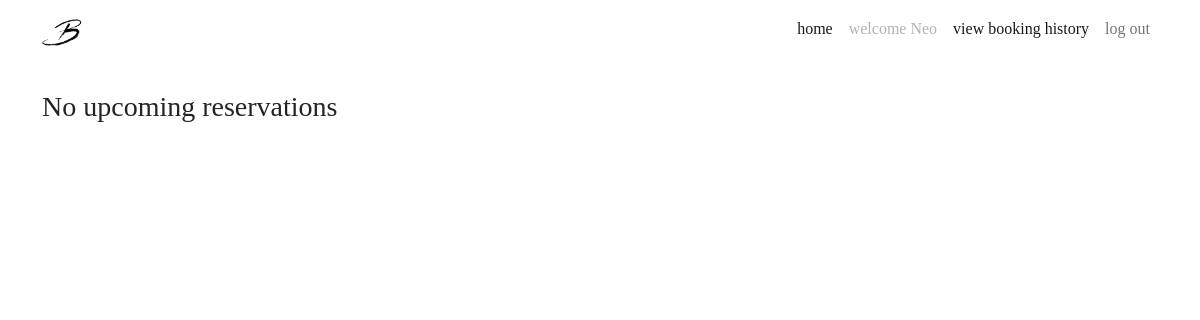
/bookings (signed in), run on an earlier commit of the app's database.
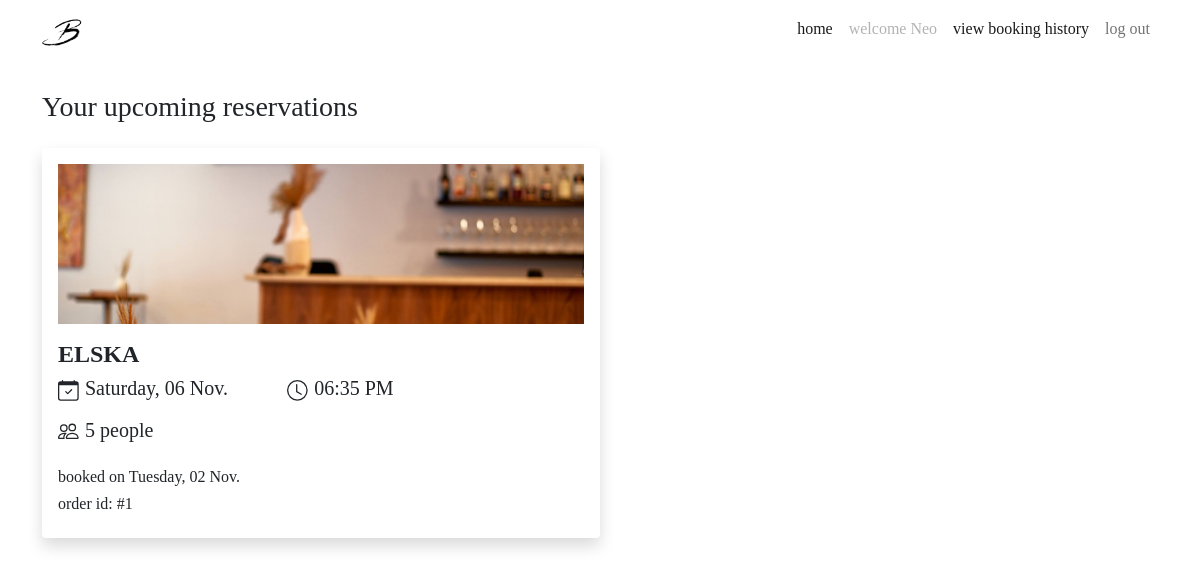
And on a later commit of the database.
### website/models.py (models this page shows, shortened)
class User(db.Model, UserMixin):
    __tablename__ = 'users'  # good practice to specify table name
    __table_args__ = {'extend_existing': True}
    id = db.Column(db.Integer, primary_key=True)
    name = db.Column(db.String(100), index=True, unique=True, nullable=False)
    password_hash = db.Column(db.String(255), nullable=False)
    email = db.Column(db.String(100), index=True, nullable=False)
    phone_number = db.Column(db.String(10), nullable=True)
    image = db.Column(db.String(400), nullable=False, default="/static/image/account.png")
    comments = db.relationship('Comment', backref='user')
    reservations = db.relationship('Reservation', backref='user')
    restaurants = db.relationship('Restaurant', backref='user')

class Reservation(db.Model):
    __tablename__ = 'reservations'
    __table_args__ = {'extend_existing': True}
    reservation_id = db.Column(db.Integer, primary_key=True)
    quantity = db.Column(db.Integer, nullable=False)
    reservation_time = db.Column(db.DateTime, default=datetime.now())
    reservation_created = db.Column(db.DateTime, default=datetime.now())
    order = db.Column(db.String(300))
    restaurant_id = db.Column(db.Integer, db.ForeignKey('restaurants.restaurant_id'))
    id = db.Column(db.Integer, db.ForeignKey('users.id'))
    reservations = db.relationship('ReservationStatus', backref='reservation')

class Restaurant(db.Model):
    __tablename__ = 'restaurants'
    __table_args__ = {'extend_existing': True}
    restaurant_id = db.Column(db.Integer, primary_key=True)
    name = db.Column(db.String(100), nullable=False)
    street = db.Column(db.String(150), nullable=False)
    suburb = db.Column(db.String(50), nullable=False)
    max_reservations = db.Column(db.Integer)
    caption = db.Column(db.String(200), nullable=False)
    description = db.Column(db.String(400), nullable=False)
    price = db.Column(db.Integer)
    cuisine_type = db.Column(db.String(30), nullable=False)
    num_courses = db.Column(db.Integer, nullable=False)
    website = db.Column(db.String(400))
    image = db.Column(db.String(400), nullable=False)
    comments = db.relationship('Comment', backref='restaurant')
    statuses = db.relationship('RestaurantStatus', backref='restaurant')
    opening_hours = db.relationship('RestaurantOpeningHours', backref='restaurant')
    reservations = db.relationship('Reservation', backref='restaurant')
    user_id = db.Column(db.Integer, db.ForeignKey('users.id'))

### website/views.py (the view)
@bp.route('/bookings')
@login_required
def bookings():
    bookings = Reservation.query.filter_by(user=current_user).all()
    return render_template("bookings.html", show_modal=request.args.get('show_modal'), bookings = bookings)

### website/__init__.py (called while the page is built)
def create_app():
    app=Flask(__name__)  # this is the name of the module/package that is calling this app
    app.debug=True
    app.secret_key='oogaboogacavemanbrain'
    app.config['SQLALCHEMY_DATABASE_URI']='sqlite:///sitedata.sqlite'
    db.init_app(app)
    bootstrap = Bootstrap(app)
    login_manager = LoginManager()
    login_manager.login_view='auth.login'
    login_manager.init_app(app)
    from .models import User  # importing here to avoid circular references
    @login_manager.user_loader
    def load_user(user_id):
        return User.query.get(int(user_id))
    UPLOAD_FOLDER = '/static/image'
    app.config['UPLOAD_FOLDER'] = UPLOAD_FOLDER
    from . import auth, views
    app.register_blueprint(auth.bp)
    app.register_blueprint(views.bp)
    app.register_blueprint(views.restaurant_bp)
    return app

### website/templates/bookings.html (shortened to what this page needs)
{% extends 'base.html' %}
{% block content %}
<div class="container">
    <div class="row mt-4 mb-1">
        <h3>
            {% if bookings|length == 0 %}
            No upcoming reservations
            {% else %}
            Your upcoming reservations
            {% endif %}
        </h3>
    </div>
    <div class="container">
        {% for booking in bookings %}
        <div class="row mt-3">
            <div class="col col-sm-8 col-md-12 col-lg-8 col-xl-6 booking-card">
                <div class="shadow p-3 mb-5 bg-white rounded">
                    <div class="row">
                        <img src="{{ booking.restaurant.image }}" class="img-fluid booking-img"
                            alt="{{ booking.restaurant.name }}">
                    </div>
                    <div class="row mt-3">
                        <h4 style="font-weight: 550;">{{ booking.restaurant.name }}</h4>
                        <div class="col col-12 col-md-4 col-sm-12 col-lg-5">
                            <div class="fs-4 mb-3">
                                <h5>
                                    {{ booking.reservation_time.strftime("%A, %d %b.")}}
                                </h5>
                            </div>
                        </div>
                        <div class="col col-12 col-md-5 col-sm-12 col-lg-3">
                            <div class="fs-4 mb-3">
                                <h5>
                                    <svg xmlns="http://www.w3.org/2000/svg" width="22" height="22" fill="currentColor"
                                        class="bi bi-clock" viewBox="0 0 17 17">
                                        <path
                                            d="M8 3.5a.5.5 0 0 0-1 0V9a.5.5 0 0 0 .252.434l3.5 2a.5.5 0 0 0 .496-.868L8 8.71V3.5z" />
                                        <path
                                            d="M8 16A8 8 0 1 0 8 0a8 8 0 0 0 0 16zm7-8A7 7 0 1 1 1 8a7 7 0 0 1 14 0z" />
                                    </svg>
                                    {{ booking.reservation_time.strftime("%I:%M %p")}}
                                </h5>
                            </div>
                        </div>
                    </div>
                    <div class="row">
                        <div class="col col-lg-5">
                            <h5>
                                {{ booking.quantity }} people
                            </h5>
                        </div>
                    </div>
                    <div class="row mt-3">
                        <div class="col col-lg-6">
                            <h6>booked on {{ booking.reservation_created.strftime("%A, %d %b.") }}</h6>
                            <h6>order id: #{{ booking.reservation_id }}</h6>
                        </div>
                    </div>
                </div>
            </div>
        </div>
        {% endfor %}
    </div>
</div>
{% endblock %}

### website/templates/base.html (shortened to what this page needs)
<!DOCTYPE html>
<html lang="en">
<head>
    <link href="https://cdn.jsdelivr.net/npm/bootstrap@5.0.0-beta3/dist/css/bootstrap.min.css" rel="stylesheet"
>
    <link rel="stylesheet" href="../static/css/stylesheet.css">
</head>
<main>
    <body>
        <header>
            <nav class="navbar navbar-expand-sm navbar-light">
                <div class="container">
                    <a class="navbar-brand" href="{{url_for('main.index')}}">
                        <img src=" ../static/image/logo.png" width="40" height="40">
                    </a>
                    <div class="collapse navbar-collapse" id="navbarNavDropdown">
                        <div class="navbar-nav ms-auto mb-2">
                            <a class="nav-link active" href="{{url_for('main.index')}}">home</a>
                            {% if current_user.is_authenticated %}
                            <a class="nav-link disabled" tabindex="-1">welcome {{current_user.name}}</a>
                            <a class="nav-link active" href="{{url_for('main.bookings')}}">view booking history</a>
                            <a class="nav-item nav-link" href="{{ url_for('auth.logout') }}">log out</a>
                            {% else %}
                            <a class="nav-link active" href="{{url_for('auth.login')}}">login</a>
                            {% endif %}
                        </div>
                    </div>
                </div>
            </nav>
        </header>
        {% import "bootstrap/wtf.html" as wtf %}
        {% block content %}
        {% endblock %}
    </body>
</main>
</html>

### website/static/css/stylesheet.css (style rules this page uses)
body { font-family: Didot, Palatino, Perpetua, serif; }
.booking-img { width: 100%; height: 20vh; object-fit: cover; border-radius: 2%; }
.booking-card { padding-left: 0px; padding-right: 0px; }

What changed in the data, as far as the page shows it:
added Reservation: restaurant.image (picture), restaurant.name "ELSKA", reservation_time "Saturday, 06 Nov.", reservation_time "06:35 PM", quantity "5", reservation_created "Tuesday, 02 Nov.", reservation_id "1"
Also different on the page:
text no longer shown: "No upcoming reservations"
text now shown: "Your upcoming reservations"
